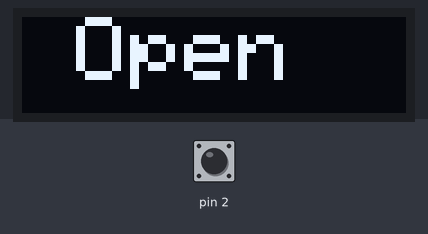
Recording of a sketch running on a simulated Arduino Uno, built with avr-gcc and run on an emulated ATmega328P. On the bench: 128×32 one-colour display. The inputs (shaded band) are chosen by the test bench; at power-on: pin 2 HIGH.

Above: at 0.1 s.
At 3.2 s:
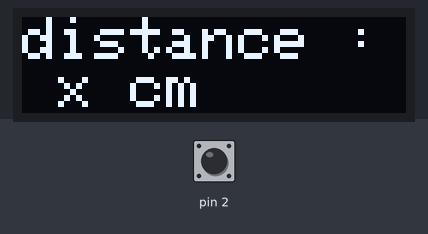
3.3 s: pin 2 pulled LOW for 0.15 s
At 3.39 s:
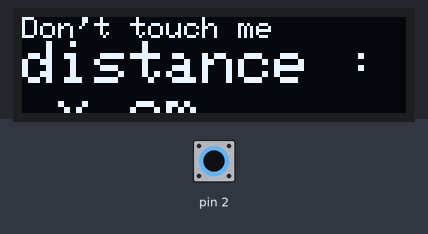
4.9 s: pin 2 pulled LOW for 3.2 s
Timing chart, 0 to 7.9 s (numbered marks = the images above; inputs shaded):
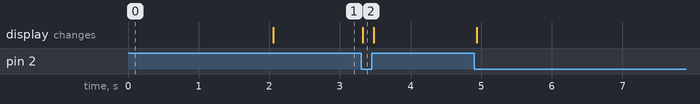

The sketch:

OLED.ino
```cpp
#include <Adafruit_GFX.h>
#include <Adafruit_SSD1306.h>
#include <SPI.h>
#include <Wire.h>

Adafruit_SSD1306 oled = Adafruit_SSD1306(128, 32, &Wire);

void setup() {
  pinMode(2, INPUT_PULLUP);

  oled.begin(0x3C); // Address 0x3C for 128x32

  oled.clearDisplay();

  oled.setCursor(0, 0);

  oled.setTextColor(SSD1306_WHITE);
  oled.setTextSize(3);
  oled.print(" Open");

  oled.display();

  delay(2000);
}

void loop() {
  oled.clearDisplay();
  oled.setCursor(0, 0);

  if (!digitalRead(2)) {
    oled.setTextSize(1);
    oled.println("Don't touch me");
  }
  oled.setTextColor(SSD1306_WHITE);
  oled.setTextSize(2);
  oled.print("distance : x cm");
  oled.display();
  delay(10);
}
```

Measured:
- after the input at 3.3 s, the display: changes at once (image 2)
